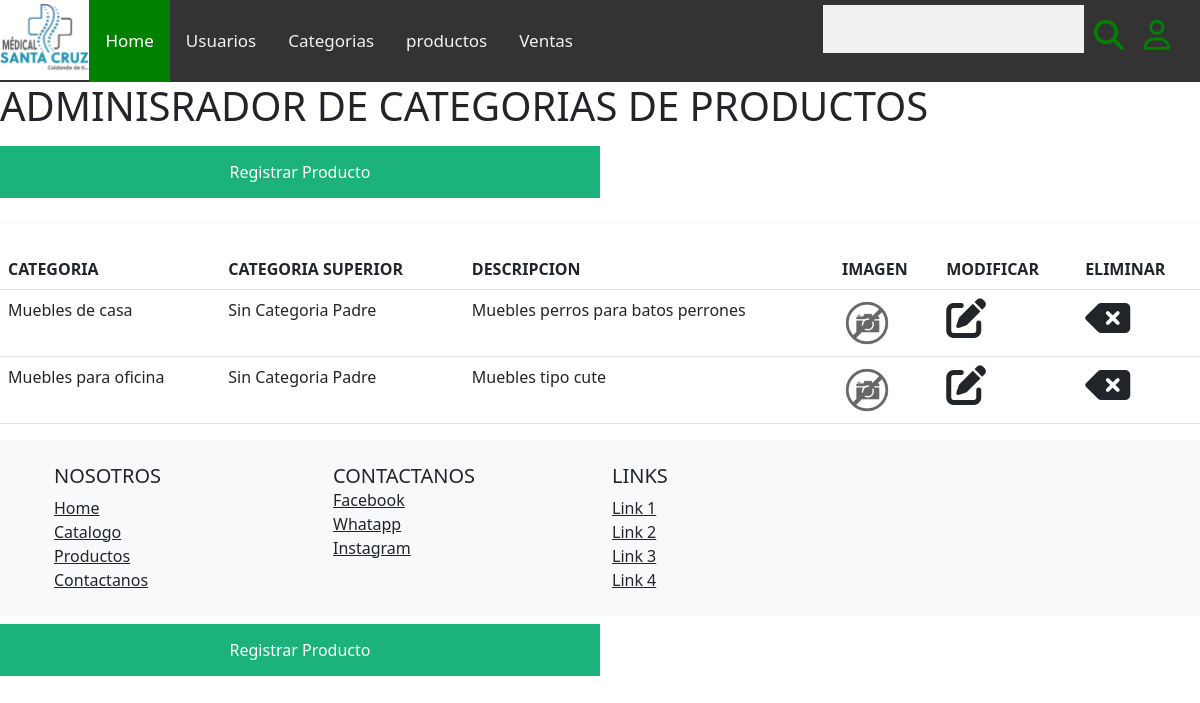
Screenshot of /admin/categorias.php with the database file from the repository.
### tables this page shows
CREATE TABLE `categorias` (
  `id` int(4) NOT NULL,
  `categoria` varchar(200) NOT NULL,
  `img` varchar(300) NOT NULL DEFAULT 'img/categorias/default.png',
  `categoriaPadre` int(2) NOT NULL DEFAULT 0,
  `descripcion` varchar(200) NOT NULL
);

### admin/categorias.php (the view, shortened to what this page needs)
<?php
include("../conexion.php");
include("encabezado.php");
echo '
<main>
    <div class ="contenedor">
    <h1>ADMINISRADOR DE CATEGORIAS DE PRODUCTOS</h1>
    <button onclick="document.getElementById(\'id01\').style.display=\'block\'">Registrar Producto</button>
    </div>
    <hr>
    <div id="id01" class="modal">
        <span onclick="document.getElementById(\'id01\').style.display=\'none\'" class="close" title="Close Modal"><i
                class="fa-solid fa-xmark"></i></span>
        <form class="modal-content" action="altaCat.php" method="POST">
            <div class="container">
                <h1>Crear Categoria Nueva</h1>
                <hr>
                <label for="cate"><b>Categoria</b></label>
                <input type="text" placeholder="Escirbe el nombre de la categoria" name="cate" required>
                <label for="categoriaSup"><b>Categoria Superior</b></label>
                <select name="categoriaSup" id="" style=" min-width: 100%">
                    <option value ="0">Ninguna</option>
                ';
echo '
                </select>
                <label for="descripcion"><b>Descripcion</b></label>
                <textarea name="descripcion" id="descripcion" placeholder="Escriba la descripcion"
                    style=" min-width: 100%;   resize: none;"></textarea>
                <label for="imgen"><b>Imagen</b></label>
                <input type="file" name="imagen" required style="min-width: 100%;">
                <div class="clearfix">
                    <button type="button" class="cancelbtn"
                    onclick="document.getElementById(\'id01\').style.display=\'none\'"
                    >Cancel</button>
                    <button type="submit" class="signupbtn">Registrar Producto</button>
                </div>
            </div>
        </form>
    </div>
    <table class="table">
        <thead class="thead-dark">
            <tr class="bg-primary">
                <th scope="col">CATEGORIA</th>
                <th scope="col">CATEGORIA SUPERIOR</th>
                <th scope="col">DESCRIPCION</th>
                <th scope="col">IMAGEN</th>
                <th scope="col">MODIFICAR</th>
                <th scope="col">ELIMINAR</th>
            </tr>
        </thead>
    <tbody>
    ';
$stmt = $conn->prepare("SELECT * FROM categorias");
$stmt->execute();
while ($row = $stmt->fetch(PDO::FETCH_OBJ)) {
    echo '<tr>
        <td scope="row">' . $row->categoria . '</td>';
    $stmt2 = $conn->prepare("SELECT  categoria, categoriaPadre FROM categorias WHERE id = $row->categoriaPadre");
    $stmt2->execute();
    $row2 = $stmt2->fetch(PDO::FETCH_OBJ);
    if ($row2 && ($row2->categoriaPadre != 0)) {
        echo '<td>' . $row2->categoria . '</td>';
    } else {
        echo '<td>Sin Categoria Padre</td>';
    }
    echo '
        <td scope="row">' . $row->descripcion . '</td>
        <td><img src="../' . $row->img . '" alt="" srcset="" style="width: 50px" ></td>
        <td><i class="fa-solid fa-pen-to-square"  style="font-size: 40px"></i></td>
        <td><i class="fa-solid fa-delete-left" style="font-size: 40px"
        onclick="document.getElementById(\'id02\').style.display=\'block\';
        idCategoria(this,\'' . strval($row->categoria) . '\',\'' . $row->id . '\')" ></i></td>
    </tr>';
}
echo '</tbody>
    </table>
';
?>
<?php
include("footer.php");
?>
<button onclick="document.getElementById('id02').style.display='block'">Registrar Producto</button>

### css/estilos.css (style rules this page uses)
body { margin: auto; }
main { margin: auto; }

### admin/css/styles.css (style rules this page uses)
* { box-sizing: border-box; }
button { background-color: #04aa6d; color: white; padding: 14px 20px; margin: 8px 0; border: none; cursor: pointer; width: 50%; opacity: 0.9; }
hr { border: 1px solid #f1f1f1; margin-bottom: 25px; }

### rows the page displays
categorias: categoria "Muebles de casa", descripcion "Muebles perros para batos perrones", img (placeholder picture)
categorias: categoria "Muebles para oficina", descripcion "Muebles tipo cute", img (placeholder picture)
